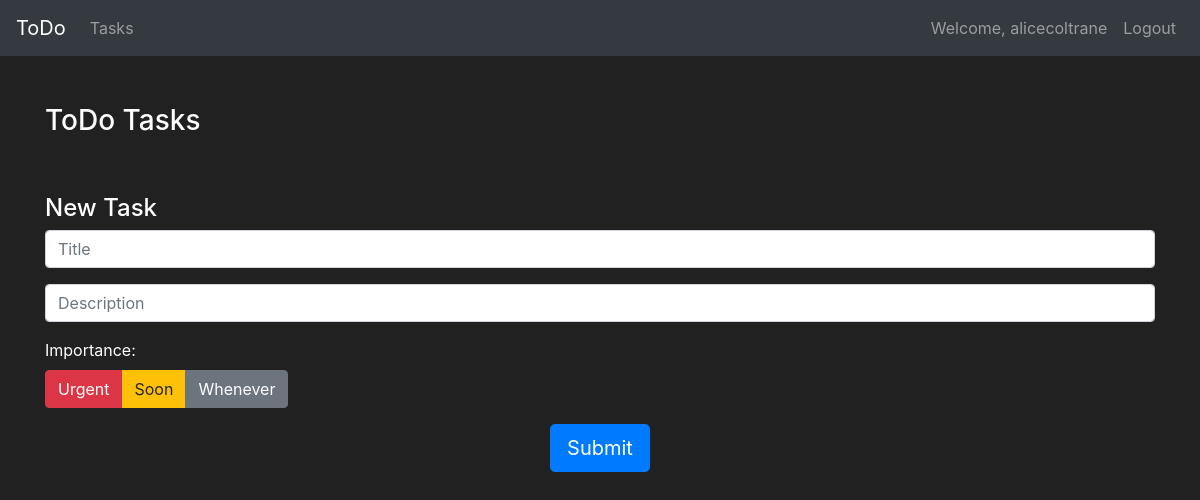
The app's page /tasks (signed in), older data.
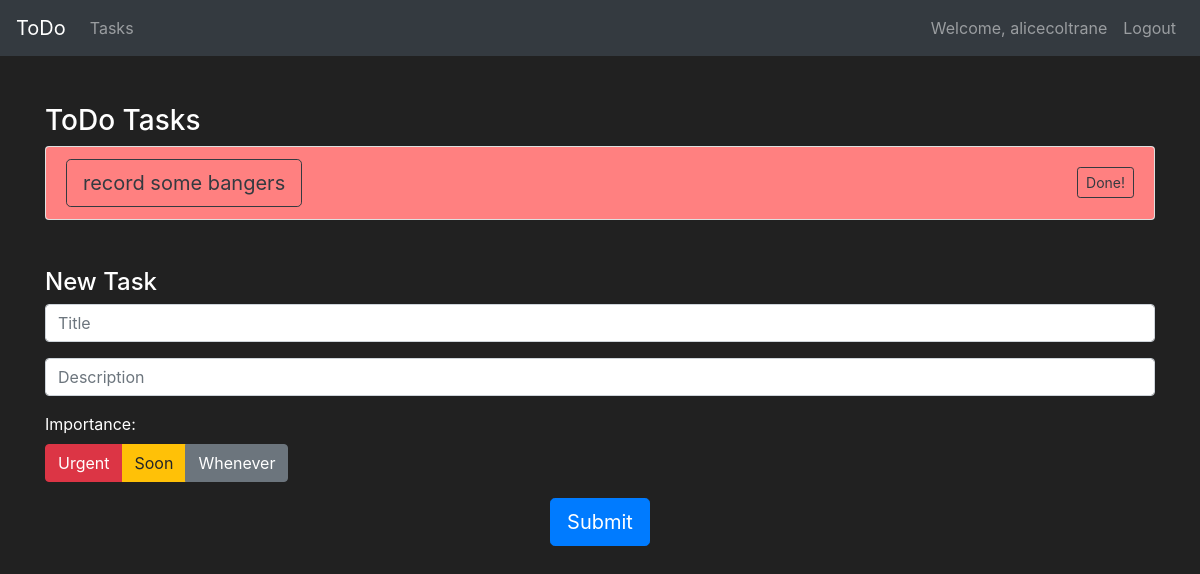
The same page, newer data.
### todolist/models.py (models this page shows, shortened)
class User(db.Model, UserMixin):
    id = db.Column(db.Integer(), primary_key=True)
    username = db.Column(db.String(length=30), nullable=False, unique=True)
    email = db.Column(db.String(length=50), nullable=False, unique=True)
    password_hash = db.Column(db.String(length=60), nullable=False, unique=True)
    tasks = db.relationship('Task', backref='created_by_user', lazy=True)
    @property
    def password(self):
        return self.password

class Task(db.Model):
    id = db.Column(db.Integer(), primary_key=True)
    title = db.Column(db.String(length=128), nullable=False)
    description = db.Column(db.String(length=1024), nullable=False)
    importance = db.Column(db.String(length=12), nullable=False)
    user = db.Column(db.Integer(), db.ForeignKey('user.id'))
    def __repr__(self):
        return self.title

### todolist/routes.py (the view, shortened to what this page needs)
@app.route('/tasks', methods=['GET','POST'])
@login_required
def tasks():
    form = TaskForm()
    tasks = Task.query.filter_by(user=User.query.filter_by(id=session['user_id']).first().id).all()
    print(f'tasks = {tasks}')
    return render_template('tasks.html', tasks=tasks, form=form)

### todolist/forms.py
class TaskForm(FlaskForm):
    title = StringField(label='Title:', validators=[DataRequired()])
    description = StringField(label='Description:')
    importance = RadioField(label='Importance:')
    kill = StringField()
    subbutt = SubmitField(label='Submit')

### todolist/helpers.py (called while the page is built)
def login_required(f):
    @wraps(f)
    def decorated_function(*args, **kwargs):
        if not current_user.is_authenticated:
            return redirect(url_for('login', next=request.url))
        return f(*args, **kwargs)
    return decorated_function

### todolist/models.py (called while the page is built)
@login_manager.user_loader
def load_user(user_id):
    return User.query.get(int(user_id))

### todolist/templates/tasks.html (shortened to what this page needs)
{% extends 'base.html' %}
{% block content %}
<div class='container'>
    <div class="row row-content mb-5">
        <div class='col-12'>
            <h3 class="mt-5">ToDo Tasks</h3>
            <div class='accordion' id='accordion-tasks'>
                {% if tasks %}
                    {% for task in tasks %}
                    <div class='card'>
                        <div class="card-header bg-{{ task.importance }} align-content-center" role='tab' id="heading{{ task.id }}">
                            <div class="row">
                                <div class='col-12 col-sm-8 col-md-10 text-left align-content-center'>
                                    <h4 class='mb-0 text-white'>
                                        <a type='button' class='btn btn-outline-dark btn-lg collapsed'
                                            data-toggle='collapse' data-target='#panel{{ task.id }}'
                                            aria-expanded="false" aria-controls="{{ task.id }}">
                                            {{ task.title }}
                                        </a>
                                    </h4>
                                </div>
                                <div class='col-12 col-sm-4 col-md-2 text-right align-content-center'><form method='POST'><button class='btn btn-sm btn-outline-dark' name="kill" value='{{ task.id }}'>Done!</button></div></form>
                            </div>
                        </div>
                    </div>
                    {% endfor %}
                {% endif %}
            </div>
        </div>
    </div>
    <div class="row row-content mb-5">
        <div class="col-12">
            <h4>New Task</h4>
            <form id="task_form" method='POST'>
                <div class="row-content justify-content-center mb-3">
                    <p>{{ form.title(class="form-control", placeholder="Title") }}</p>
                    <p>{{ form.description(class="form-control", placeholder="Description") }}</p>
                    <div class='row row-content' style="display: inline-block;">
                        <div class='col-sm-2'>
                            {{ form.importance.label() }}
                        </div>
                        <div class='btn-group btn-group-toggle col-sm-9' data-toggle='buttons'>
                            <label class='btn btn-danger'>
                                <input type='radio' name='importance' value='danger'>Urgent
                            </label>
                            <label class='btn btn-warning'>
                                <input type='radio' name='importance' value='warning'>Soon
                            </label>
                            <label class='btn btn-secondary'>
                                <input type='radio' name='importance' value='secondary'>Whenever
                            </label>
                        </div>
                    </div>
                </div>
                <div class="row row-content justify-content-center">{{ form.subbutt(class="btn btn-lg btn-primary", onclick='submitForm()') }}</div>
            </form>
        </div>
    </div>
</div>
{% endblock %}

### todolist/templates/base.html (shortened to what this page needs)
<!DOCTYPE html>
<html lang='en'>
    <head>
        <link rel="stylesheet" href="https://cdn.jsdelivr.net/npm/bootstrap@4.5.3/dist/css/bootstrap.min.css">
        <link rel="stylesheet" type="text/css" href="/todolist/static/styles.css">
   </head>
   <body>
    <nav class="navbar navbar-expand-md navbar-dark bg-dark">
        <a class="navbar-brand" href="/">ToDo</a>
        <div class="collapse navbar-collapse" id="navbarNav">
            <ul class="navbar-nav mr-auto">
                <li class="nav-item">
                    <a class="nav-link" href="{{ url_for('tasks') }}">Tasks</a>
                </li>
            </ul>
                {% if current_user.is_authenticated %}
            <ul class="navbar-nav">
                <li class="nav-item">
                    <a class="nav-link">Welcome, {{ current_user.username }}</a>
                </li>
                <li class="nav-item">
                    <a class="nav-link" href="{{ url_for('logout') }}">Logout</a>
                </li>
            </ul>
                {% endif %}
        </div>
        </nav>
        {% block content %}
        {% endblock %}
    </body>
</html>

### todolist/static/styles.css (style rules this page uses)
body { background-color: #212121; color: white }
.card .bg-danger { background-color: #ff8080 !important; }

Row changes from the older to the newer data that the page shows:
added Task: title "record some bangers", {{ task.id }} 16 (drawn)
